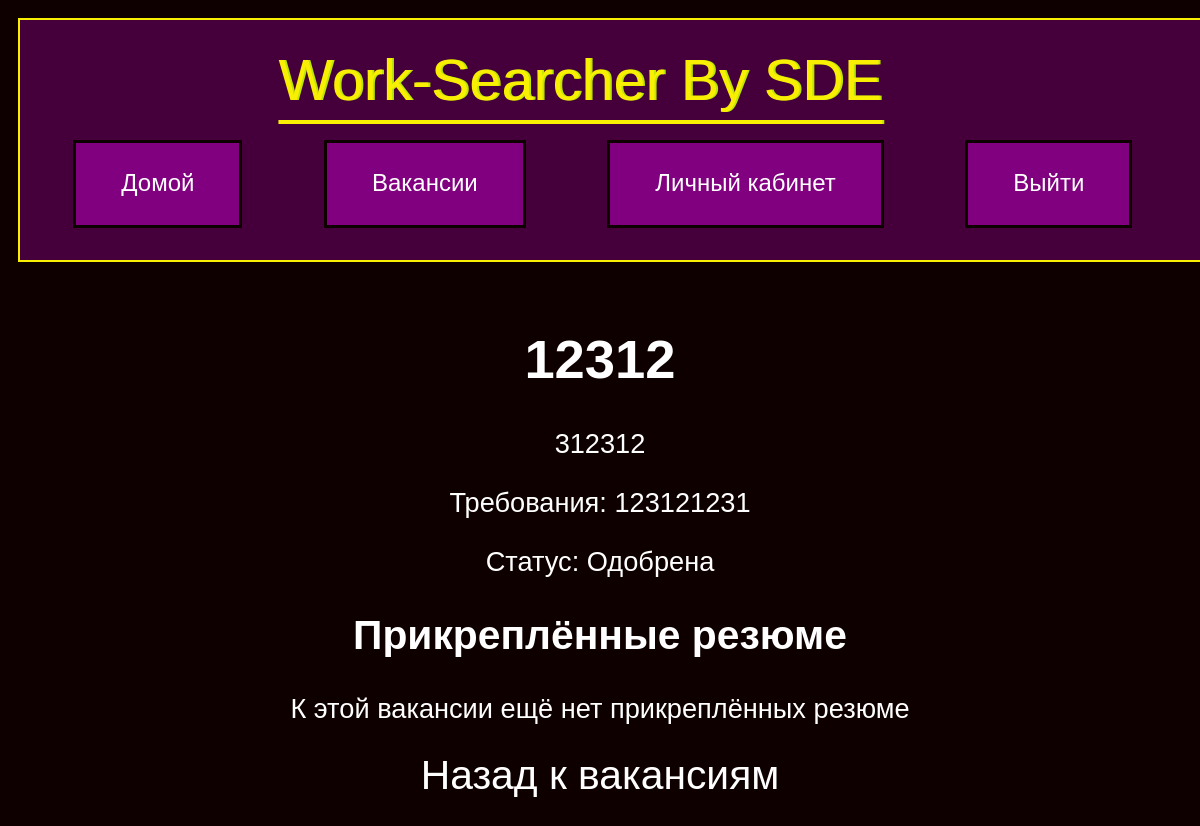
The app's page /job/6 (signed in) with its own data.
### Model/models.py (models this page shows)
class Job(db.Model):
    id = db.Column(db.Integer, primary_key=True)
    title = db.Column(db.String(300), nullable=False)
    description = db.Column(db.Text, nullable=False)
    requirements = db.Column(db.String(200))
    image_filename = db.Column(db.String(300))
    user_id = db.Column(db.Integer, db.ForeignKey('user.id'), nullable=False)
    user = db.relationship('User', backref=db.backref('jobs', lazy=True))
    status = db.Column(db.Boolean, nullable=True)
    resumes = db.relationship('Resume', secondary=job_resume_association, backref=db.backref('jobs', lazy=True))

### Controller/job.py (the view, shortened to what this page needs)
@job.route('/job/<int:job_id>', methods=['GET', 'POST'])
@login_required
def show_job(job_id):
    job = Job.query.get(job_id)
    if not job:
        abort(404, description="Вакансия не найдена")
    apply_form = ApplyJobForm()
    apply_form.resumes.choices = [(r.id, r.title) for r in current_user.resumes if r.status]
    job_resumes = job.resumes
    return render_template('show_job.html', job=job, apply_form=apply_form, job_resumes=job_resumes)

### app.py (called while the page is built)
@login_manager.user_loader
def load_user(user_id):
    return User.query.get(int(user_id))

### templates/show_job.html (shortened to what this page needs)
{% extends "base.html" %}
{% block content %}
    <div class="dashboard">
        <h1>{{ job.title }}</h1>
        <p>{{ job.description }}</p>
        <p>Требования: {{ job.requirements }}</p>
        <p>Статус: {% if job.status %}Одобрена{% else %}Неодобрена{% endif %}</p>
        {% if current_user.is_authenticated and job.user_id == current_user.id %}
            <h2>Прикреплённые резюме</h2>
            {% if job_resumes %}
                <ul>
                    {% for resume in job_resumes %}
                        <li>
                            <a href="{{ url_for('resume.detail_resume', resume_id=resume.id) }}">
                                {{ resume.title }} - {{ resume.user.firstname }} {{ resume.user.lastname }}
                            </a>
                        </li>
                    {% endfor %}
                </ul>
            {% else %}
                <p>К этой вакансии ещё нет прикреплённых резюме</p>
            {% endif %}
        {% endif %}
        <a href="{{ url_for('CZN.jobs') }}" class="btn btn-secondary">Назад к вакансиям</a>
    </div>
{% endblock %}

### static/styles.css (style rules this page uses)
html { height:100%; }
body { background: #0f0000; color : #ffffff; font-family: "helterskelter", sans-serif; -webkit-background-size: cover; }
a { text-decoration: none; color: #ffffff; font-size: 150%; padding: 15px; }
.dashboard { margin-top: 10px; margin-bottom: 10px; color: #ffffff; font-size : 200%; font-family: "century gothic", sans-serif; font-weight : lighter; }

### records on screen
Job: title "12312", description "312312", requirements "123121231"
